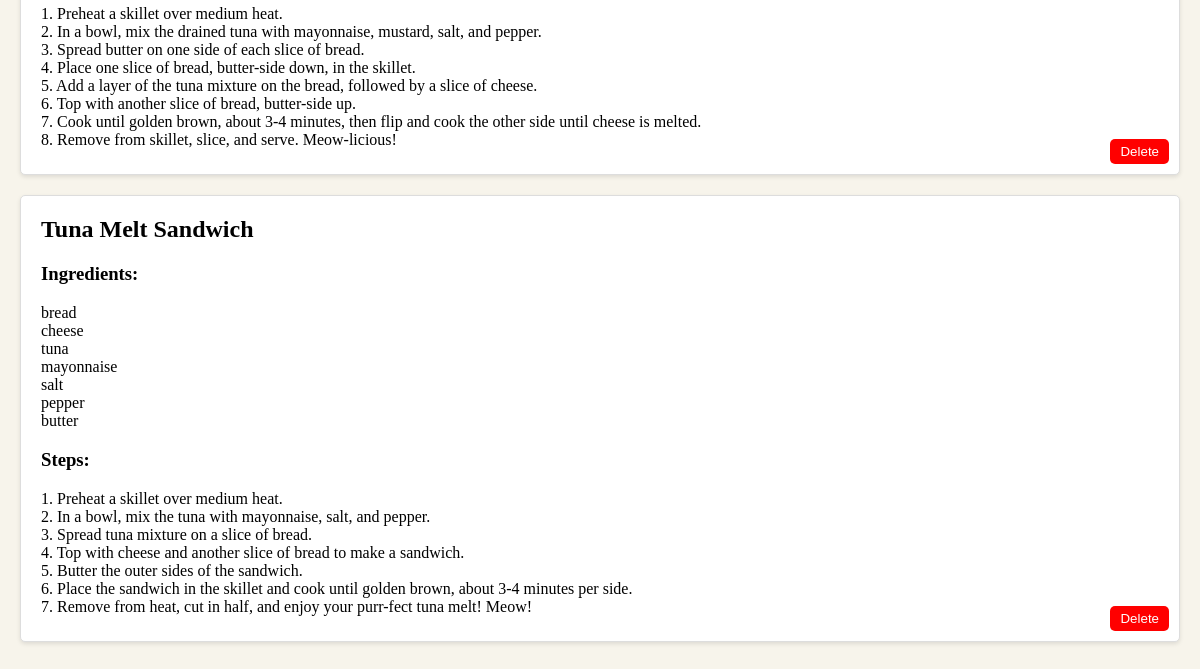
Before: /recipes/ (lower part) with the older database file.
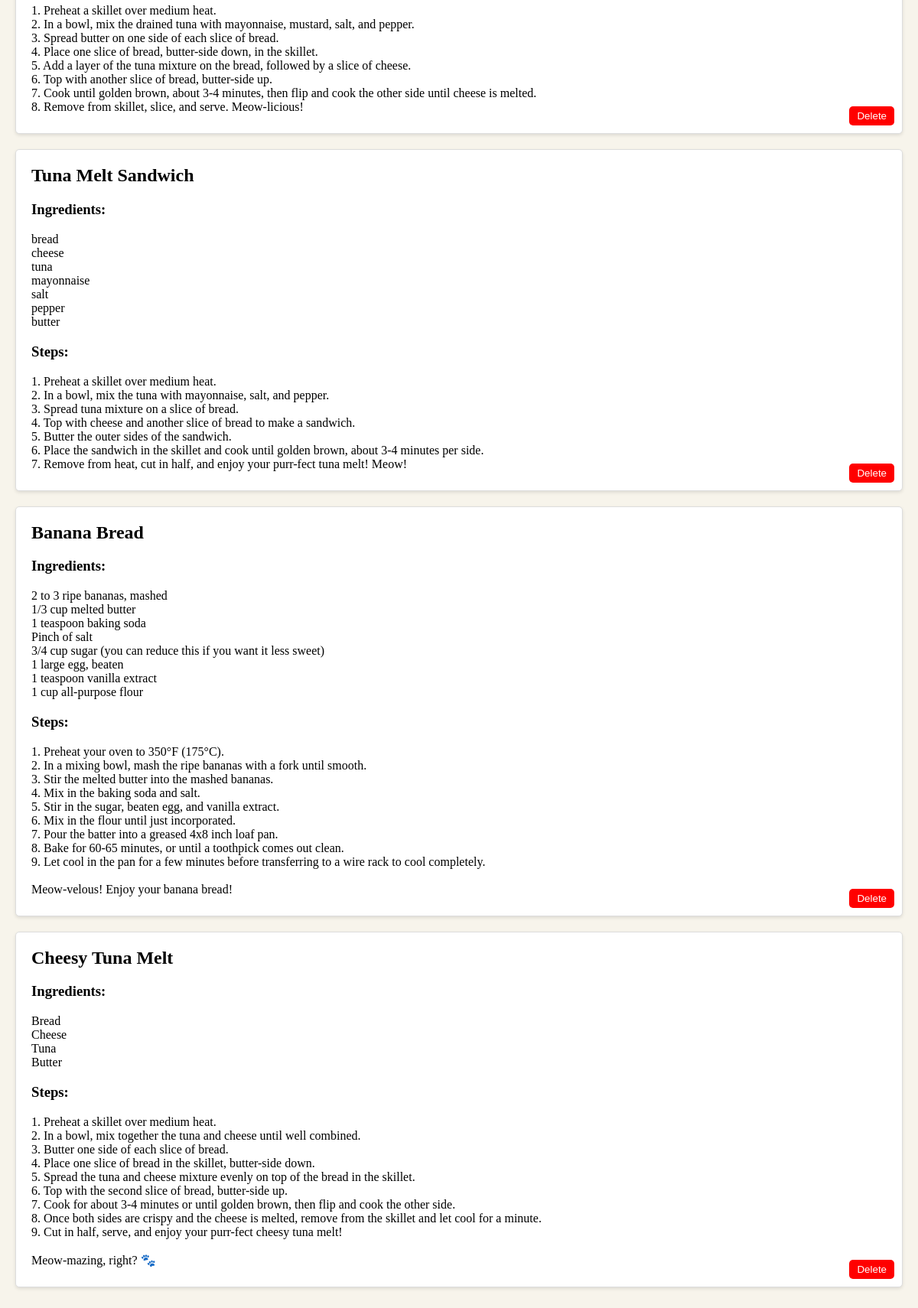
After: the same page with the newer database file.
### KartKat/models.py (models this page shows, shortened)
class Recipe(models.Model):
    name = models.CharField(max_length=200)
    ingredients = models.TextField()
    steps = models.TextField()

### KartKat/views.py (the view)
# urls.py: path('recipes/', views.recipe_list, name='recipe_list'),
def recipe_list(request):
    recipes = Recipe.objects.all()
    return render(request, 'recipe_list.html', {'recipes': recipes})

### KartKat/templates/recipe_list.html (shortened to what this page needs)
<!DOCTYPE html>
<html lang="en">
<head>
</head>
<body>
    {% include 'navbar.html' %}
    <div class="container">
        {% for recipe in recipes %}
        <div class="recipe" id="recipe-{{ recipe.id }}">
            <h2>{{ recipe.name }}</h2>
            <h3>Ingredients:</h3>
            <p>{{ recipe.ingredients|linebreaksbr }}</p>
            <h3>Steps:</h3>
            <p>{{ recipe.steps|linebreaksbr }}</p>
            <button class="delete-button" onclick="deleteRecipe({{ recipe.id }})">Delete</button>
        </div>
        {% endfor %}
    </div>
</body>
</html>

### KartKat/templates/navbar.html (shortened to what this page needs)
<!DOCTYPE html>
<html lang="en">
<head>
</head>
<body>
</body>
</html>

### KartKat/templates/recipe_list.html (style rules this page uses)
body { font-family: Arial, sans-serif; margin: 0; padding: 0; background-color: #f9f9f9; }
.container { padding: 20px; margin-top: 80px; }
.recipe { background-color: white; border: 1px solid #ddd; border-radius: 5px; padding: 20px; margin-bottom: 20px; box-shadow: 0 2px 4px rgba(0, 0, 0, 0.1); position: relative; z-index: -1; }
.recipe h2 { margin-top: 0; }
.recipe p { margin: 5px 0; }
.delete-button { position: absolute; bottom: 10px; right: 10px; background-color: red; color: white; border: none; cursor: pointer; border-radius: 5px; padding: 5px 10px; }

### KartKat/templates/navbar.html (style rules this page uses)
body { font-family: "Avenir", "Proxima Nova", Serif; background-color: #F7F4EB; margin: 0; padding: 0; }

Changed rows visible on the page:
added Recipe: name "Banana Bread", ingredients "2 to 3 ripe bananas, mashed 1/3 cup melted butter 1 teaspoon baking soda Pinch of salt 3/4 cup sugar (you can reduce this if you want it less sweet) 1 large egg, beaten 1 teaspoon vanilla extract 1 cup all-purpose flour", steps "1. Preheat your oven to 350°F (175°C). 2. In a mixing bowl, mash the ripe bananas with a fork until smooth. 3. Stir the melted butter into the mashed bananas. 4. Mix in the baking soda and salt. 5. Stir in the sugar, beaten egg, and vanilla extract. 6. Mix in the flour until just incorporated. 7. Pour the batter into a greased 4x8 inch loaf pan. 8. Bake for 60-65 minutes, or until a toothpick comes out clean. 9. Let cool in the pan for a few minutes before transferring to a wire rack to cool completely. Meow-velous! Enjoy your banana bread!"
added Recipe: name "Cheesy Tuna Melt", ingredients "Bread Cheese Tuna Butter", steps "1. Preheat a skillet over medium heat. 2. In a bowl, mix together the tuna and cheese until well combined. 3. Butter one side of each slice of bread. 4. Place one slice of bread in the skillet, butter-side down. 5. Spread the tuna and cheese mixture evenly on top of the bread in the skillet. 6. Top with the second slice of bread, butter-side up. 7. Cook for about 3-4 minutes or until golden brown, then flip and cook the other side. 8. Once both sides are crispy and the cheese is melted, remove from the skillet and let cool for a minute. 9. Cut in half, serve, and enjoy your purr-fect cheesy tuna melt! Meow-mazing, right? 🐾"
